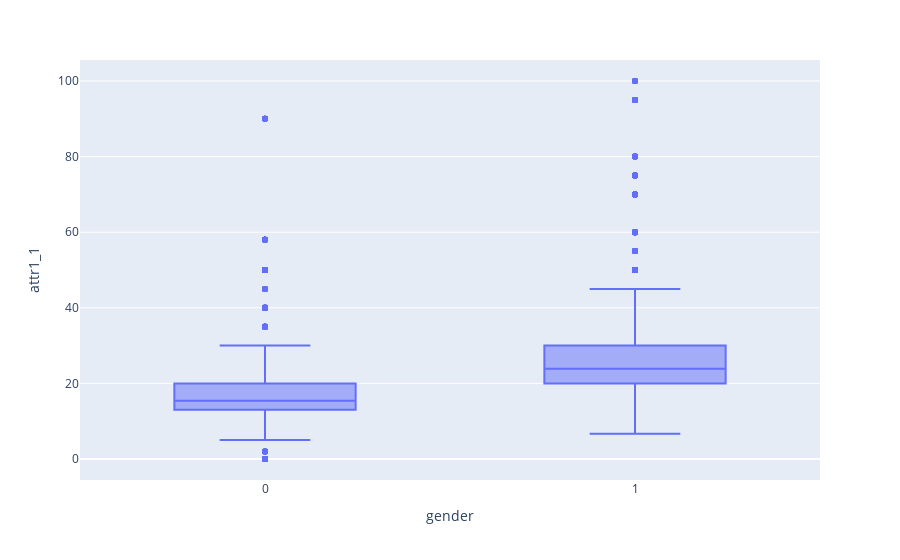

Notebook code for this chart:
### Code cell
#Les attributs les moins désirables chez un partenaire masculin/féminin
fig = px.box(df, x = "gender", y = "attr1_1")
fig.show()

### Figure 1 — Plotly figure (JSON) as saved in the notebook; plotly's stock layout.template omitted (floating-point values rounded to 4 significant figures; data arrays with more than 128 entries replaced by an {"elided": "..."} marker saying what was removed)
{"data": [{"alignmentgroup": "True", "hovertemplate": "gender=%{x}<br>attr1_1=%{y}<extra></extra>", "legendgroup": "", "marker": {"color": "#636efa"}, "name": "", "notched": false, "offsetgroup": "", "orientation": "v", "showlegend": false, "type": "box", "x": {"elided": "8378 int values"}, "x0": " ", "xaxis": "x", "y": {"elided": "8378 float values"}, "y0": " ", "yaxis": "y"}], "layout": {"boxmode": "group", "legend": {"tracegroupgap": 0}, "margin": {"t": 60}, "xaxis": {"anchor": "y", "domain": [0, 1], "title": {"text": "gender"}}, "yaxis": {"anchor": "x", "domain": [0, 1], "title": {"text": "attr1_1"}}}}
